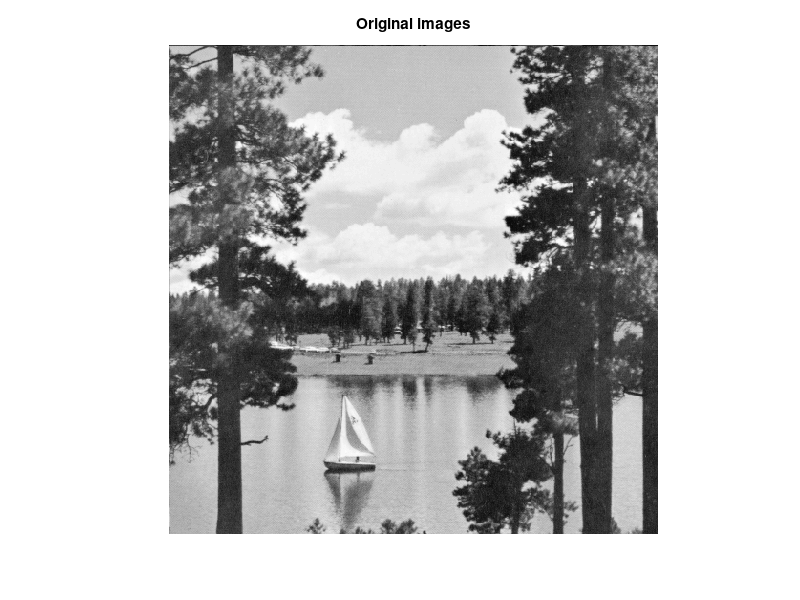
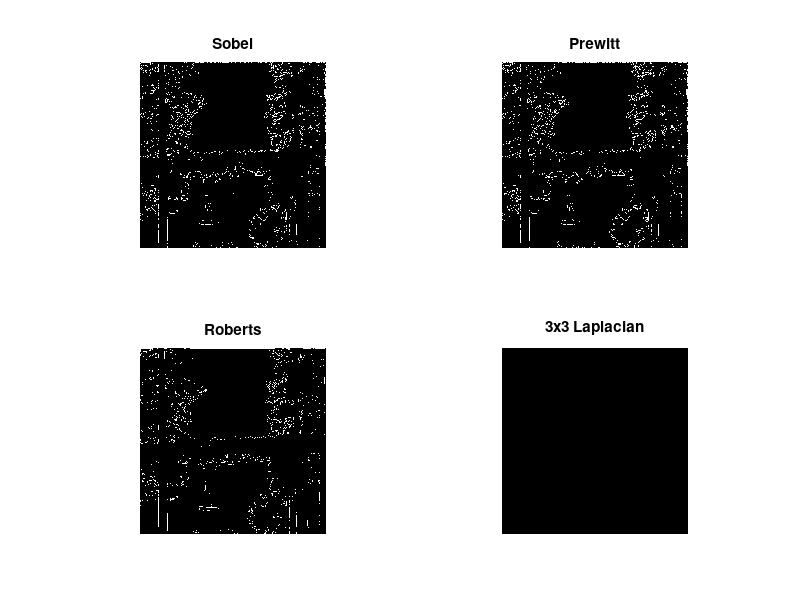
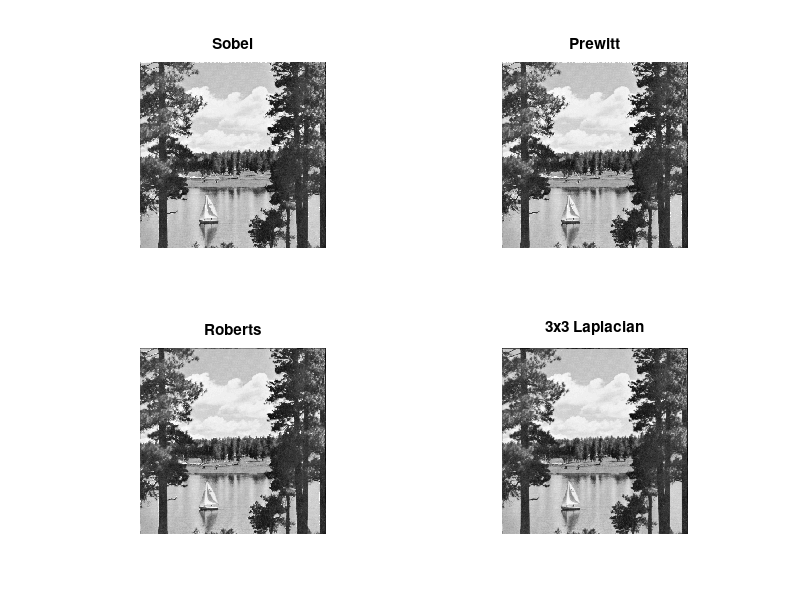

MATLAB code for these plots, in order:
%EdgeSharpening

pout = load('Boat.mat');
im=pout.boat;


I= double(im);
%// Add noise to image

%// Adjust intensities in image I to range from 0 to 1
I = I - min(I(:));
I = I / max(I(:));

figure 
imshow(I), title('Original images')

sigma=0.02
BW1 = edge(I,'Sobel' ,[ ]);
BW2 = edge(I,'Prewitt', [ ]);
BW3 = edge(I,'Roberts', [ ]);
BW4 = edge(I,'log', sigma);
n=ceil(sigma*3)*2+1
figure
 subplot(2, 2, 1),  imshow(BW1), title('Sobel')
 subplot(2, 2, 2),  imshow(BW2), title('Prewitt')
 subplot(2, 2, 3),  imshow(BW3), title('Roberts')
 subplot(2, 2, 4),  imshow(BW4), title('3x3 Laplacian')
 
new1=I+0.2*BW1; 
new2=I+0.2*BW2; 
new3=I+0.2*BW3;   
new4=I+0.2*BW4;

figure
 subplot(2, 2, 1),  imshow(new1), title('Sobel')
 subplot(2, 2, 2),  imshow(new2), title('Prewitt')
 subplot(2, 2, 3),  imshow(new3), title('Roberts')
 subplot(2, 2, 4),  imshow(new4), title('3x3 Laplacian')
 



 
